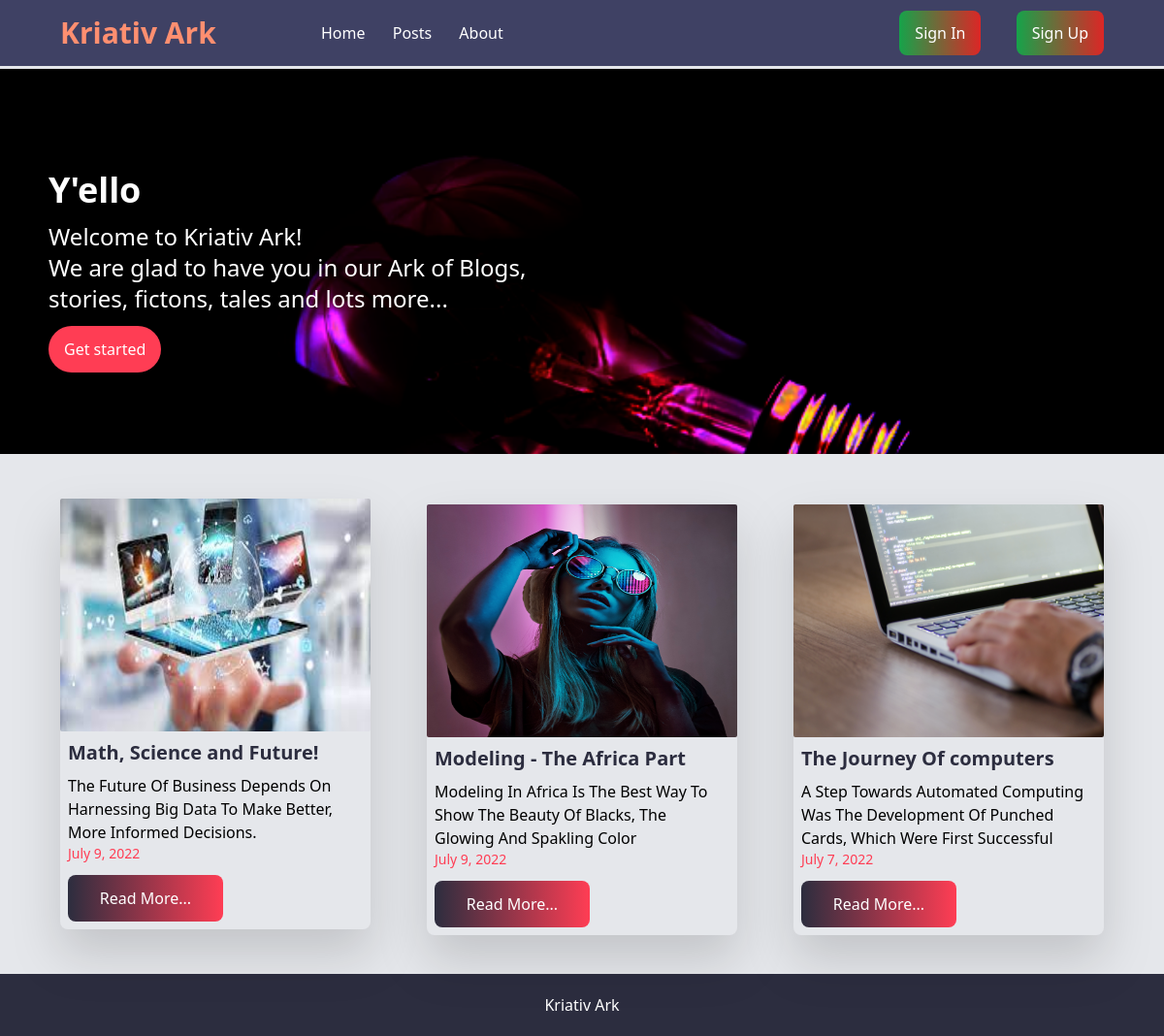
The page / on the database its author committed.
### posts/models.py (models this page shows, shortened)
class Post(models.Model):
    author = models.ForeignKey(User, on_delete=models.CASCADE, related_name="post")
    title = models.CharField(max_length=50)
    excert = models.CharField(max_length=100)
    text = models.TextField()
    date = models.DateField(auto_now_add=True)
    slug = models.SlugField(max_length=255, db_index=True)
    image = models.ImageField(upload_to="images", null=True, blank=True)
    tag = models.ManyToManyField(Tag, blank=True)

### posts/views.py (the view)
# urls.py: path("", views.index, name="home"),
def index(request):
    posts = Post.objects.all().order_by("-date")[:3]
    context = {
        "posts":posts
    }
    return render(request, "posts/index.html", context)

### posts/templates/posts/index.html (shortened to what this page needs)
{% extends 'base.html' %}
{% load static %}
{% block content %}
    {% include 'navbar.html' %}
<section class="landing py-4 px-2 w-full">
    <div class="container mx-auto flex flex-col justify-center mt-3 text-center h-full md:text-left md:items-start">
        <h1 class="text-white text-2xl font-semibold md:text-4xl">Y'ello</h1>
        <p class="text-white text-2xl w-full mt-3 md:w-1/2">
            Welcome to Kriativ Ark! <br> We are glad to have you in our Ark of Blogs, stories, fictons, tales and lots more...
        </p>
        <a href=" {% url 'create-account' %} " class="py-3 px-4 bg-LightRed text-white rounded-full hover:bg-VeryLightRed mt-3 text-center text-1xl">Get started</a>
    </div>
</section>
<main class="container mx-auto w-full my-5 py-5 px-3">
    <div class="flex flex-col items-center flex-wrap justify-between space-y-3 md:flex-row">
        {% for post in posts %}
        {% include "./includes/shared.html" %}
        {% endfor %}
    </div>
</main>
{% endblock content %}

### posts/templates/posts/includes/shared.html
{% load static %}
<article class="flex flex-col justify-center items-start h-full w-full text-left drop-shadow-2xl rounded-lg bg-gray-200 pb-2 md:w-80">
    {% if post.image.url is not None %}
        <img src=" {{post.image.url}} " class="w-full h-60 rounded-sm" alt="">
    {% else %}
        <img src=" {% static 'images/default.jpg' %}" alt="{{post.title}}">
    {% endif %}
    <h1 class="text-xl py-2 px-2 text-VeryDarkGrayBlue font-bold">{{post.title}}</h1>
    <p class="text-md font-semi-bold px-2"> {{post.excert |title}}</p>
    <p class="px-2 text-sm text-LightRed">{{post.date}}</p>
    <a href=" {% url 'detail' post.slug %}" class="w-1/2 py-3 mx-2 px-4 mt-3 text-center text-1xl bg-gradient-to-r from-VeryDarkGrayBlue to-LightRed text-white rounded-lg hover:from-VeryDarkDesaturatedBlue hover:to-VeryLightRed ">Read More...</a>
</article>

### static/styles/styles.css (style rules this page uses)
html { line-height: 1.5; -webkit-text-size-adjust: 100%; -moz-tab-size: 4; -o-tab-size: 4; tab-size: 4; font-family: ui-sans-serif, system-ui, -apple-system, BlinkMacSystemFont, "Segoe UI", Roboto, "Helvetica Neue", Arial, "Noto Sans", sans-serif, "Apple Color Emoji", "Segoe UI Emoji", "Segoe UI Symbol", "Noto Color Emoji"; }
body { margin: 0; line-height: inherit; }
h1, h2, h3, h4, h5, h6 { font-size: inherit; font-weight: inherit; }
a { color: inherit; text-decoration: inherit; }
blockquote, dl, dd, h1, h2, h3, h4, h5, h6, hr, figure, p, pre { margin: 0; }
img, svg, video, canvas, audio, iframe, embed, object { display: block; vertical-align: middle; }
img, video { max-width: 100%; height: auto; }
.container { width: 100%; }
@media (min-width: 480px) { .container { max-width: 480px; } }
@media (min-width: 768px) { .container { max-width: 768px; } }
@media (min-width: 1100px) { .container { max-width: 1100px; } }
.mx-auto { margin-left: auto; margin-right: auto; }
.my-5 { margin-top: 1.25rem; margin-bottom: 1.25rem; }
.mx-2 { margin-left: 0.5rem; margin-right: 0.5rem; }
.mt-3 { margin-top: 0.75rem; }
.flex { display: flex; }
.h-full { height: 100%; }
.h-60 { height: 15rem; }
.w-full { width: 100%; }
.w-1\/2 { width: 50%; }
.flex-col { flex-direction: column; }
.flex-wrap { flex-wrap: wrap; }
.items-start { align-items: flex-start; }
.items-center { align-items: center; }
.justify-center { justify-content: center; }
.justify-between { justify-content: space-between; }
.space-y-3 > :not([hidden]) ~ :not([hidden]) { --tw-space-y-reverse: 0; margin-top: calc(0.75rem * calc(1 - var(--tw-space-y-reverse))); margin-bottom: calc(0.75rem * var(--tw-space-y-reverse)); }
.rounded-lg { border-radius: 0.5rem; }
.rounded-full { border-radius: 9999px; }
.rounded-sm { border-radius: 0.125rem; }
.bg-gray-200 { --tw-bg-opacity: 1; background-color: rgb(229 231 235 / var(--tw-bg-opacity)); }
.bg-LightRed { --tw-bg-opacity: 1; background-color: hsl(353 100% 62% / var(--tw-bg-opacity)); }
.bg-gradient-to-r { background-image: linear-gradient(to right, var(--tw-gradient-stops)); }
.from-VeryDarkGrayBlue { --tw-gradient-from: hsl(237, 17%, 21%); --tw-gradient-to: hsl(237 17% 21% / 0); --tw-gradient-stops: var(--tw-gradient-from), var(--tw-gradient-to); }
.to-LightRed { --tw-gradient-to: hsl(353, 100%, 62%); }
.py-5 { padding-top: 1.25rem; padding-bottom: 1.25rem; }
.px-3 { padding-left: 0.75rem; padding-right: 0.75rem; }
.py-4 { padding-top: 1rem; padding-bottom: 1rem; }
.py-3 { padding-top: 0.75rem; padding-bottom: 0.75rem; }
.px-4 { padding-left: 1rem; padding-right: 1rem; }
.px-2 { padding-left: 0.5rem; padding-right: 0.5rem; }
.py-2 { padding-top: 0.5rem; padding-bottom: 0.5rem; }
.pb-2 { padding-bottom: 0.5rem; }
.text-left { text-align: left; }
.text-center { text-align: center; }
.text-2xl { font-size: 1.5rem; line-height: 2rem; }
.text-xl { font-size: 1.25rem; line-height: 1.75rem; }
.text-sm { font-size: 0.875rem; line-height: 1.25rem; }
.font-bold { font-weight: 700; }
.font-semibold { font-weight: 600; }
.text-white { --tw-text-opacity: 1; color: rgb(255 255 255 / var(--tw-text-opacity)); }
.text-VeryDarkGrayBlue { --tw-text-opacity: 1; color: hsl(237 17% 21% / var(--tw-text-opacity)); }
.text-LightRed { --tw-text-opacity: 1; color: hsl(353 100% 62% / var(--tw-text-opacity)); }
.drop-shadow-2xl { --tw-drop-shadow: drop-shadow(0 25px 25px rgb(0 0 0 / 0.15)); filter: var(--tw-blur) var(--tw-brightness) var(--tw-contrast) var(--tw-grayscale) var(--tw-hue-rotate) var(--tw-invert) var(--tw-saturate) var(--tw-sepia) var(--tw-drop-shadow); }
html { transition: all .3s linear; }
.landing { background: url("../images/background2.png") no-repeat; background-position: center 3px; background-size: cover; -o-object-fit: contain; object-fit: contain; height: 400px; }
@media (min-width: 768px) { .md\:w-1\/2 { width: 50%; } }
@media (min-width: 768px) { .md\:w-80 { width: 20rem; } }
@media (min-width: 768px) { .md\:flex-row { flex-direction: row; } }
@media (min-width: 768px) { .md\:items-start { align-items: flex-start; } }
@media (min-width: 768px) { .md\:text-left { text-align: left; } }
@media (min-width: 768px) { .md\:text-4xl { font-size: 2.25rem; line-height: 2.5rem; } }

### rows shown on the page
Post: image (picture), title "Math, Science and Future!", excert "The Future Of Business Depends On Harnessing Big Data To Make Better, More Informed Decisions.", date "July 9, 2022"
Post: image (picture), title "Modeling - The Africa Part", excert "Modeling In Africa Is The Best Way To Show The Beauty Of Blacks, The Glowing And Spakling Color", date "July 9, 2022"
Post: image (picture), title "The Journey Of computers", excert "A Step Towards Automated Computing Was The Development Of Punched Cards, Which Were First Successful", date "July 7, 2022"
